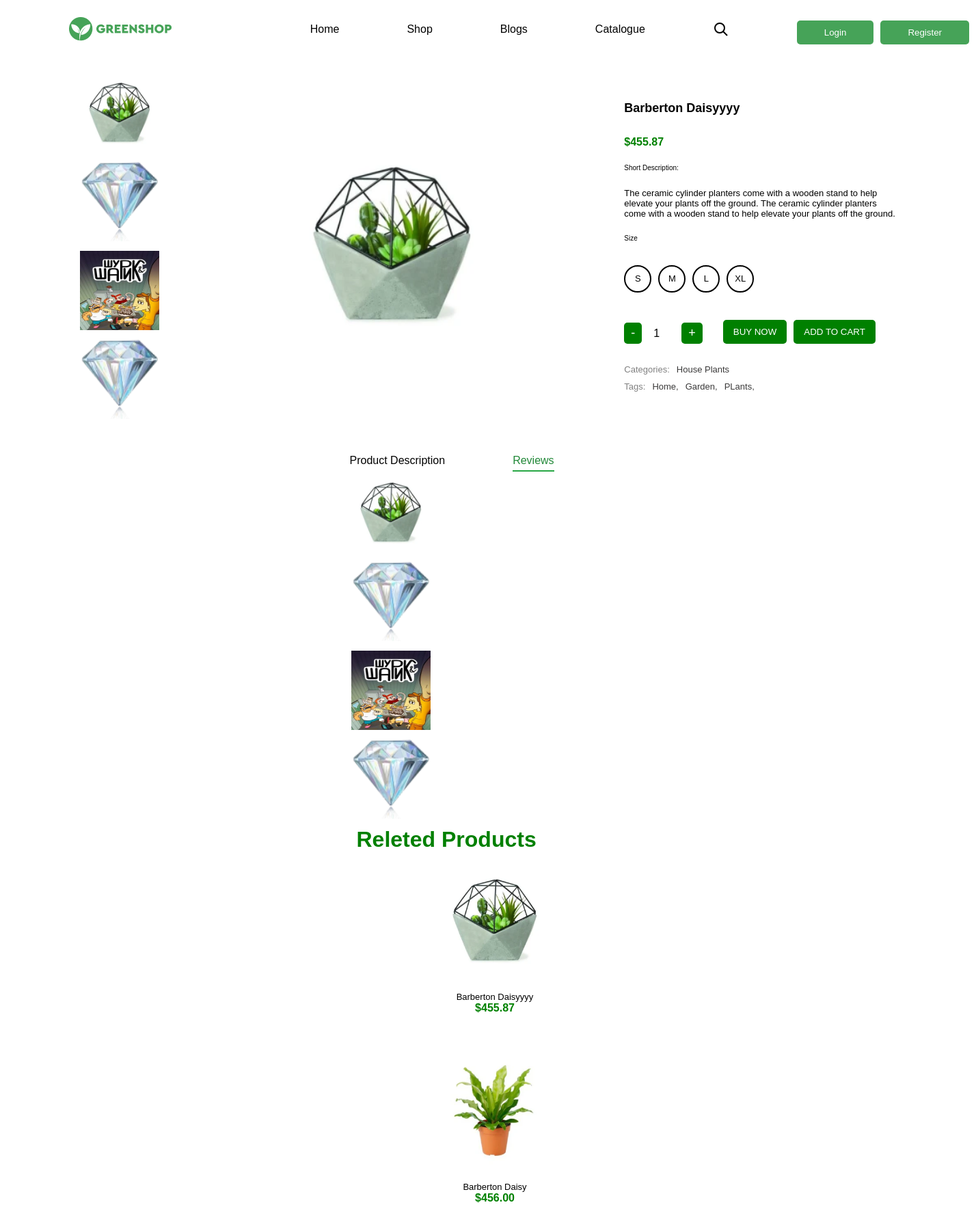
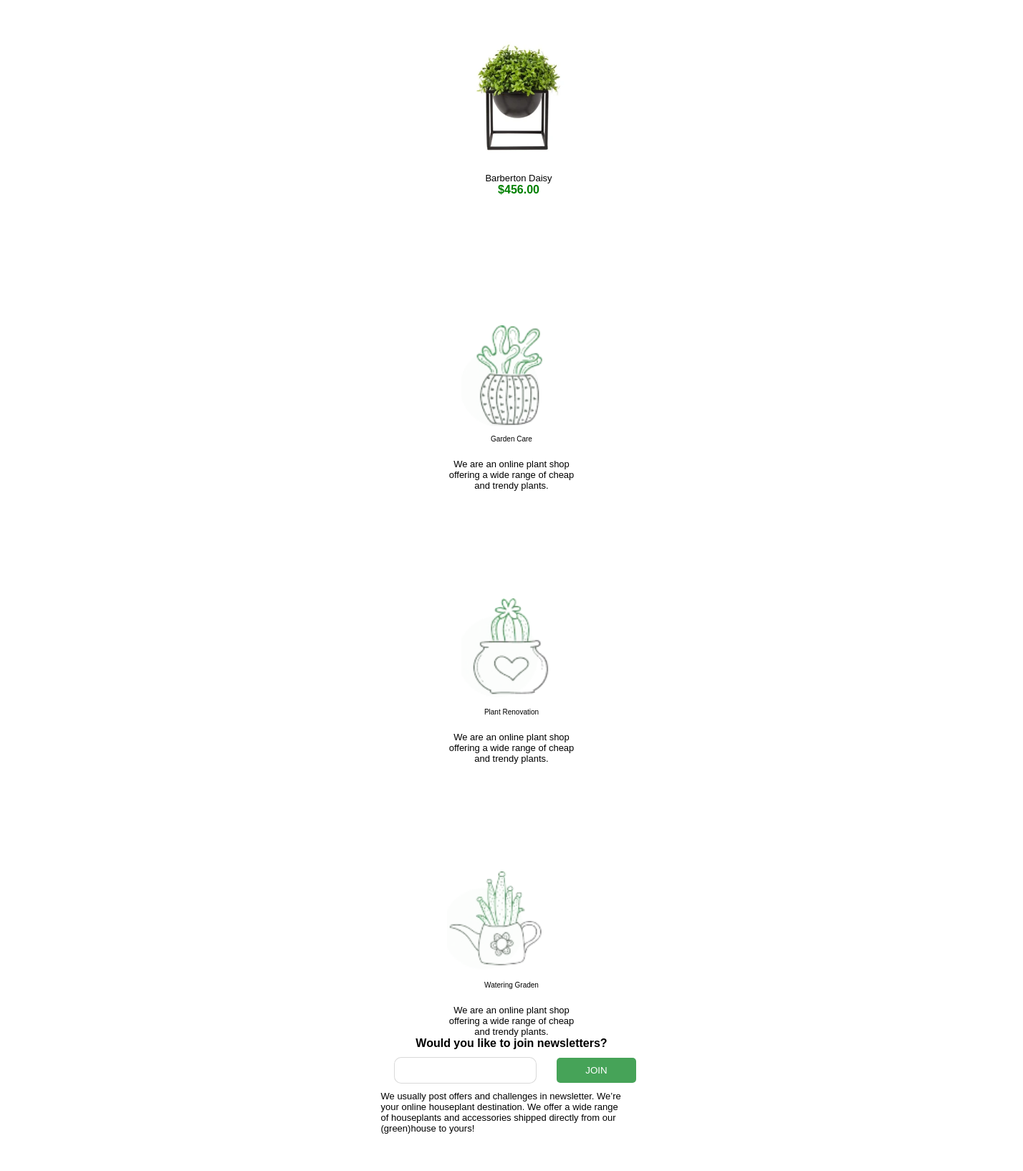
Page /plants/1 (upper part) on the committed database (2 pictures, top to bottom).
### plant/models.py (models this page shows, shortened)
class TimeAbstract(models.Model):
    created_at = models.DateField('created', auto_now_add=True)
    updated_at = models.DateField('', auto_now=True)
    class Meta:
        abstract = True

class ImagePlant(TimeAbstract):
    class Meta:
        verbose_name_plural = 'images'
        verbose_name = 'image'
    plant = models.ForeignKey('plant.Plant', on_delete=models.PROTECT, related_name='images')
    image = ResizedImageField(upload_to='plant_images/', quality=90, force_format='WEBP')

class Plant(TimeAbstract):
    class Meta:
        verbose_name_plural = 'plants'
        verbose_name = 'plant'
    name = models.CharField(max_length=100)
    price = models.DecimalField(decimal_places=2, max_digits=10)
    short_description = models.TextField()
    sizes = models.ManyToManyField('plant.Size', related_name='plant')
    category = models.ForeignKey('plant.Category', on_delete=models.PROTECT, related_name='plant')
    tags = models.ManyToManyField('plant.Tag', related_name='plant')
    description = models.ForeignKey('plant.Description', on_delete=models.PROTECT)
    user =  models.ForeignKey(User, on_delete=models.PROTECT, related_name='plants', default=1)
    @property
    def image(self):
        if self.images.first():
            return self.images.first().image
        return None

class Size(TimeAbstract):
    SMALL = 'small'
    MEDIUM = 'medium'
    LARGE = 'large'
    TYPES = [
        (SMALL,'small'),
        (MEDIUM, 'medium'),
        (LARGE, 'large')
    ]
    class Meta:
        verbose_name_plural = 'sizes'
        verbose_name = 'size'
    name = models.CharField(max_length=100)
    type = models.CharField(choices=TYPES, default=SMALL, max_length=50)

class Category(TimeAbstract):
    class Meta:
        verbose_name_plural = 'categories'
        verbose_name = 'category'
    name = models.CharField(max_length=100)

class Tag(TimeAbstract):
    class Meta:
        verbose_name_plural = 'tags'
        verbose_name = 'tag'
    name = models.CharField(max_length=100)

### plant/views.py (the view)
# urls.py: path('plants/<int:pk>', views.Reviews.as_view(), name='review'),
class Reviews(DetailView):
    model = Plant
    context_object_name = 'plant'
    template_name = 'reviews.html'
    def get_context_data(self, **kwargs):
        plant = self.get_object()
        context = super().get_context_data(**kwargs)
        context['sizes'] = plant.sizes.all()
        context['categories'] = Category.objects.all()
        context['tags'] = plant.tags.all()
        context['plants'] = Plant.objects.all()
        context['images'] = plant.images.all()
        context['form'] = CustomUserCreationForm
        context['forms'] = LoginForm
        return context

### templates/reviews.html (shortened to what this page needs)
{% extends 'main.html' %}
{% block content %}
<center>
  <div class="display pad-20 media-none">
    {% if images %}
    <div class="col-display mini-img">
      {% for image in plant.images.all %}
        <img src="{{ image.image.url }}" alt="" onclick="changeImage(this)" class="thumbnail">
      {% endfor %}
    </div>
    {% else %}
    <p>no images</p>
    {% endif %}
    <div class="detail-img">
      <img id="mainImage" src="{{ plant.image.url }}" alt="" />
    </div>
    <div class="col-display media-detail">
      <h2>{{ plant.name }}</h2>
      <h4 class="green">${{ plant.price }}</h4>
      <h3 class="start">Short Description:</h3>
      <p class="start width-description">{{ plant.short_description }}</p>
      <h3>Size</h3>
      <div class="cent-size display-gap1">
        {% for size in sizes %}
        <div class="circle" onclick="selectSize(this)">
          <p>{{ size.name }}</p>
        </div>
        {% empty %}
        <p>нет размеров</p>
        {% endfor %}
      </div>
      <div class="col-display-media display-gap1">
        <form class="form" method="post" action="{% url 'add_to_cart' %}">
          <div class="display-gap2 align-end">
            <div class="">
              <button type="button" class="qty-btn" onclick="changeQuantity(-1)">-</button>
              <input type="number" id="quantity" name="quantity" value="1" min="1" readonly>
            <button type="button" class="qty-btn" onclick="changeQuantity(1)">+</button>
          </div>
          <div class="buttons display-gap1">
            <button type="submit" class="btn">BUY NOW</button>
            <button type="submit" class="btn">ADD TO CART</button>
          </div>
        </div>
        </form>
      </div>
      <div class="start">
        <div class="display-gap1">
          <p class="gray">Categories: </p><p class="dark-gray">{{ plant.category.name }}</p>
        </div>
        <div class="display-gap1 ">
          <p class="gray">Tags: </p>
        {% for tag in tags %}
          <p class="dark-gray">{{ tag.name }},</p>
          {% endfor %}
        </div>
      </div>
    </div>
  </div>
<div class="container pad-20-media start">
  <div class="text-center display-gap pad-top-20 links">
    <a class="" href="{% url "detail_plant" plant.id%}">Product Description</a>
    <a class="active" href="{% url 'review' plant.id %}">Reviews </a>
  </div>
  <div>
    {% if images %}
    <div class="col-display mini-img">
      {% for image in plant.images.all %}
        <img src="{{ image.image.url }}" alt="" onclick="changeImage(this)" class="thumbnail">
      {% endfor %}
    </div>
    {% else %}
    <p>no images</p>
    {% endif %}
  </div>
  <div class="container pad-top-100  media-none">
    <h1 class="green">Releted Products</h1>
    <center>
      <div class="display-plant">
        {% for plant in plants|slice:':3' %}
        <a href="{% url 'detail_plant' plant.id %}">
            <div>
              <img class="card" src="{{ plant.image.url }}" alt="" />
              <p>{{ plant.name }}</p>
              <h4 class="green">${{ plant.price }}</h4>
            </div>
          </a>
          {% endfor %}
        </div>
      </center>
    </div>
{% endblock %}

### static/static_dirs/css/main.css (style rules this page uses)
* { margin: 0; box-sizing: border-box; }
.text-center { text-align: center; }
.container { width: 1300px; margin: 0 auto; }
.pad-20 { padding: 20px; }
.align-end { align-items: end; }
.display-gap2 { display: flex; gap: 30px; align-items: end; }
.gray { color: gray; }
.dark-gray { color: rgb(58, 57, 57); }
.col-display { display: flex; flex-direction: column; gap: 20px; align-items: start; }
.start { text-align: start; }
.display { display: flex; justify-content: space-around; align-items: center; }
.mini-img img { max-width: 200px; width: 120px; max-height: 200px; height: 120px; }
.display-plant { display: grid; grid-template-columns: repeat(3, 1fr); gap: 40px; flex: 1; }
.display-gap { display: flex; gap: 30px; align-items: center; }
.card { padding: 20px 20px; background-color: #ffffff; }
img { max-width: 300px; max-height: 300px; }
.detail-img img { max-width: 900px; width: 400px; max-height: 900px; }
.width-description { width: 540px; }
.circle { border-radius: 20px; align-items: center; width: 30px; height: 30px; text-align: center; padding: 5px; border: solid 1px rgb(128, 227, 121); }
ul, li, a { text-decoration: none; font-family: Cera Pro, sans-serif; color: black; list-style: none; }
input::placeholder { font-family: Cera Pro, sans-serif; color: black; font-size: 16px; }
.links a { text-decoration: none; padding-bottom: 5px; border-bottom: 2px solid transparent; }
.links a:hover, .links a.active { color: #218838; border-bottom: 2px solid #28a745; }
p { font-family: Cera Pro, sans-serif; font-size: 13px; }
h1 { font-family: Cera Pro, sans-serif; }
.pad-top-100 { padding-top: 100px; }
h4 { font-family: Cera Pro, sans-serif; }
h3 { font-family: Cera Pro, sans-serif; font-size: 16px; font-weight: 500; line-height: 18px; }
h2 { font-family: Cera Pro, sans-serif; }
button { background-color: #46A358; padding: 10px 40px; border: none; border-radius: 5px; color: white; max-width: 200px; }
.mini-img { display: flex; flex-direction: column; gap: 10px; }
.thumbnail { width: 50px; height: 50px; cursor: pointer; border: 2px solid transparent; }
.detail-img img { width: 300px; height: auto; }
.display-gap1 { display: flex; gap: 10px; padding-top: 10px; }
.circle { width: 40px; height: 40px; border: 2px solid black; display: flex; align-items: center; justify-content: center; cursor: pointer; border-radius: 50%; }
.qty-btn { background-color: green; color: white; border: none; padding: 5px 10px; cursor: pointer; font-size: 18px; border-radius: 5px; }
input[type="number"] { width: 50px; text-align: center; border: none; font-size: 16px; background-color: transparent; }
.buttons { display: flex; gap: 10px; }
.btn { padding: 10px 15px; background-color: green; color: white; border: none; cursor: pointer; }
.green { color: green; }
.pad-top-20 { padding-top: 20px; }
h2 { font-size: 18px; margin-bottom: 10px; }

### static/static_dirs/css/meda.css (style rules this page uses)
@media (min-width:375px) { body { overflow-x: hidden; } }
@media (min-width: 425px) { body { overflow-x: hidden; } }
@media (min-width: 425px) { .container { max-width: 425px; } }
@media (min-width: 425px) { img { max-width: 200px; } }
@media (min-width: 425px) { .display-gap { display: block; } }
@media (min-width: 425px) { h3 { font-size: 10px; } }
@media (min-width: 425px) { .display { display: block; } }
@media (min-width: 425px) { .width-description { width: 400px; } }
@media (min-width: 425px) { .display-plant { flex-wrap: nowrap; gap: 0; gap: 41px; grid-template-columns: repeat(1, 1fr); } }
@media (min-width: 768px) { .container { width: 760px; margin: 0 auto; padding: 10px; } }
@media (min-width: 768px) { .display-gap { display: flex; gap: 99px; align-items: center; max-width: 505px; } }
@media (min-width: 1024px) { .container { width: 1020px; margin: 0 auto; } }
@media (min-width: 1024px) { .display { display: flex; gap: 0; align-items: center; } }

### rows in the picture
ImagePlant: image (picture)
ImagePlant: image (picture)
ImagePlant: image (picture)
ImagePlant: image (picture)
Plant: image (picture), name "Barberton Daisyyyy", price "455.87", short_description "The ceramic cylinder planters come with a wooden stand to help elevate your plants off the ground. The ceramic cylinder planters come with a wooden stand to help elevate your plants off the ground.", category.name "House Plants"
Size: name "S"
Size: name "M"
Size: name "L"
Size: name "XL"
Tag: name "Home"
Tag: name "Garden"
Tag: name "PLants"
Plant: image (picture), name "Barberton Daisy", price "456.00"
Plant: image (picture), name "Barberton Daisy", price "456.00"
